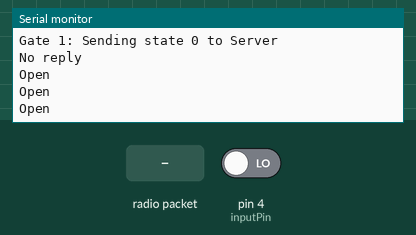
Simulated run of this sketch. Board: Arduino Uno, built with avr-gcc and run on an emulated ATmega328P. Parts: the last lines printed to the serial monitor. The inputs (shaded band) are chosen by the test bench; at power-on: pin 4 (inputPin) LOW. No radio packets arrive unless stated.

Above: at 4.3 s.
4.4 s: pin 4 (inputPin) driven HIGH
At 5.8 s:
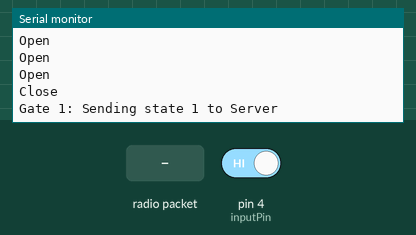
6.1 s: radio packet "1" arrives
At 6.9 s:
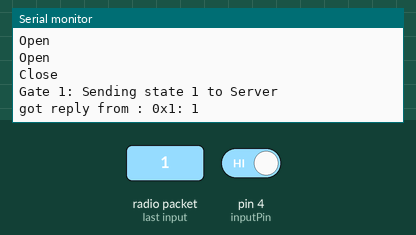

The sketch:

NRF24_Client_Reliable_Comunication.ino
```cpp
//Scott Imandt
// Code based on Example nrf24_reliable_datagram_client.pde
// Code doc for classes used: https://github.com/adafruit/RadioHead

// Need to include files for NRF24 and class variables

//Change Gate ID, Channel

#include <RHReliableDatagram.h>
#include <RH_NRF24.h>
#include <SPI.h>

#define CLIENT_ADDRESS 1
#define CLIENT_ADDRESS3 3
#define SERVER_ADDRESS 2

// Singleton instance of the radio driver
//RH_NRF24 driver;

RH_NRF24 driver(8,7); // ce, csn

// Class to manage message delivery and receipt, using the driver declared above
RHReliableDatagram manager(driver, CLIENT_ADDRESS);

#define Gate 1 // Gate Number // 0 Right , 1 Left
#define inputPin 4 // Pinout of inputPin

int State; // Inital state value to change for PIN READ
int currentState;

uint8_t data[2]; // [Gate#, State] STATE 0 == close ; 1 == open

// Dont put this on the stack:
uint8_t buf[RH_NRF24_MAX_MESSAGE_LEN];
//


void setup() {

    Serial.begin(115200);
  if (!manager.init()){
    Serial.println("init failed");
  // Defaults after init are 2.402 GHz (channel 2), 2Mbps, 0dBm
  }
  else{
    Serial.println("Set DataRate: 2Mbps, TP: 0dBm");
    driver.setRF(RH_NRF24::DataRate2Mbps, RH_NRF24::TransmitPower0dBm);
  }

   driver.setModeIdle();

 //-----------------

 pinMode(inputPin, INPUT);

 // Inital Gate status check
 Serial.println("intit Gate Status");
 if(GateStatus()){
  SendStatusChange(Gate, 1);
 }
 else{
  SendStatusChange(Gate, 0);
 }

}

void loop() {
  boolean temp = GateStatus(); // True == CLOSE ; False == OPEN

  if(temp & currentState == 0){
    SendStatusChange(Gate, 1);
  }
  else if(!temp & currentState == 1){
    SendStatusChange(Gate, 0);
  }
  delay(500);
}


boolean GateStatus(){
  State = digitalRead(inputPin);

  if( State == HIGH){
    Serial.println("Close");
    return true;
  }
  else if(State != HIGH){
    Serial.println("Open");
    return false;
  }
}


boolean SendStatusChange(int gate, int state){

  Serial.print("Gate ");
  Serial.print(gate);
  Serial.print(": Sending state ");
  Serial.print(state);
  Serial.println(" to Server");

  driver.setModeRx();
  delay(500);

  //Set data value to send
  data[0] = gate;
  data[1] = state;

  // Send a message to manager_server
  if (manager.sendtoWait(data, sizeof(data), SERVER_ADDRESS))
  {
    // Now wait for a reply from the server
    uint8_t len = sizeof(buf);
    uint8_t from;
    if (manager.recvfromAckTimeout(buf, &len, 2000, &from))
    {
      Serial.print("got reply from : 0x");
      Serial.print(from, HEX);
      Serial.print(": ");
      Serial.println((char*)buf);

      currentState = state;
      driver.setModeIdle();
    }
    else
    {
      Serial.println("No reply");
       driver.setModeIdle();
    }
  }
  else
    Serial.println("sendtoWait failed");
     driver.setModeIdle();
  delay(500);
}
```

Measured:
- after the input at 4.4 s, the serial monitor: prints a new line after 0.21 s (image 1)
- after the input at 6.1 s, the serial monitor: prints a new line at once (image 2)
